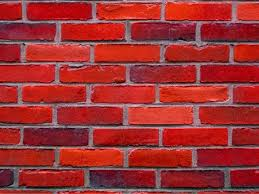
#> input picture data/bricks.jpeg, 259 x 194 px, given in place of noise.jpg, which was not available
$ jupyter execute --allow-errors 'Lab_10_0001_().ipynb'   (shell and % lines are left out)
#> lines starting #> are read from the running program, lines starting #| are printed output that depends on the picture; pictures that were not available may be replaced by others from this repository, and a replacement may not be noted
[cell 1]
import cv2
import numpy as np
import pywt
from skimage import metrics
import matplotlib.pyplot as plt

# Load noisy image
image = cv2.imread('noise.jpg', cv2.IMREAD_COLOR)
#> image is the input picture: shape (194, 259, 3); mean B, G, R 49.8, 49.3, 158.4

# 1. Median Filter Denoising
median_denoised = cv2.medianBlur(image, 5)
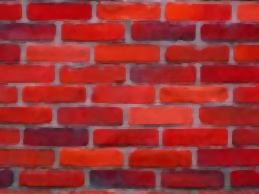
#> median_denoised: shape (194, 259, 3); mean B, G, R 47.6, 47.2, 160

# 2. Wavelet Denoising
def wavelet_denoising(img):
    coeffs = pywt.wavedec2(img.astype(np.float32), 'haar', level=2)
#> coeffs = 3 items
    coeffs_thresholded = [coeffs[0]]
    for detail_level in coeffs[1:]:
        thresholded = tuple(pywt.threshold(c, 0.1, mode='soft') for c in detail_level)
        coeffs_thresholded.append(thresholded)
#> this loop made 2 passes
#> after the loop, coeffs_thresholded = 3 items

    denoised = pywt.waverec2(coeffs_thresholded, 'haar')
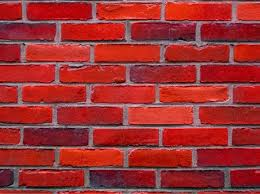
#> denoised: shape (194, 260, 4) float32; mean of channels 0, 1, 2, 3 49.8, 49.2, 158.3, 158.3; drawn as B, G, R
    denoised = np.clip(denoised, 0, 255).astype(np.uint8)
    denoised = cv2.resize(denoised, (img.shape[1], img.shape[0]))
#> denoised: shape (194, 259, 4)
    return denoised

# 3. Noise2Void placeholder
def noise2void_denoising(img):
    return img  # Replace with actual denoised output from Noise2Void model

# Denoise
wavelet_denoised = wavelet_denoising(image)
noise2void_denoised = noise2void_denoising(image)

# Convert to RGB for visualization and metrics
image_rgb = cv2.cvtColor(image, cv2.COLOR_BGR2RGB)
median_rgb = cv2.cvtColor(median_denoised, cv2.COLOR_BGR2RGB)
wavelet_rgb = cv2.cvtColor(wavelet_denoised, cv2.COLOR_BGR2RGB)
noise2void_rgb = cv2.cvtColor(noise2void_denoised, cv2.COLOR_BGR2RGB)

# Metric Calculation
def calculate_metrics(original, denoised):
    psnr = metrics.peak_signal_noise_ratio(original, denoised)
#> psnr = 22.79
    ssim = metrics.structural_similarity(original, denoised, channel_axis=-1, win_size=5)
#> ssim = 0.644
    mse = metrics.mean_squared_error(original, denoised)
#> mse = 342
    return psnr, ssim, mse

# Metrics
psnr_median, ssim_median, mse_median = calculate_metrics(image_rgb, median_rgb)
#> psnr_median = 22.79; ssim_median = 0.644; mse_median = 342
psnr_wavelet, ssim_wavelet, mse_wavelet = calculate_metrics(image_rgb, wavelet_rgb)
#> psnr_wavelet = 31.85; ssim_wavelet = 0.945; mse_wavelet = 42.5
psnr_noise2void, ssim_noise2void, mse_noise2void = calculate_metrics(image_rgb, noise2void_rgb)
#> psnr_noise2void = inf; ssim_noise2void = 1; mse_noise2void = 0

# Print metrics
print(f"Median Filter     - PSNR: {psnr_median:.2f}, SSIM: {ssim_median:.4f}, MSE: {mse_median:.2f}")
#| Median Filter     - PSNR: 22.79, SSIM: 0.6443, MSE: 342.00
print(f"Wavelet Denoising - PSNR: {psnr_wavelet:.2f}, SSIM: {ssim_wavelet:.4f}, MSE: {mse_wavelet:.2f}")
#| Wavelet Denoising - PSNR: 31.85, SSIM: 0.9450, MSE: 42.50
print(f"Noise2Void        - PSNR: {psnr_noise2void:.2f}, SSIM: {ssim_noise2void:.4f}, MSE: {mse_noise2void:.2f}")
#| Noise2Void        - PSNR: inf, SSIM: 1.0000, MSE: 0.00

[cell 2]
import matplotlib.pyplot as plt

# Display the images
titles = ['Original', 'Median Filter', 'Wavelet Denoising', 'Noise2Void']
images = [image_rgb, median_rgb, wavelet_rgb, noise2void_rgb]

plt.figure(figsize=(16, 4))
for i in range(4):
    plt.subplot(1, 4, i+1)
    plt.imshow(images[i])
    plt.title(titles[i])
    plt.axis('off')
plt.tight_layout()
plt.show()
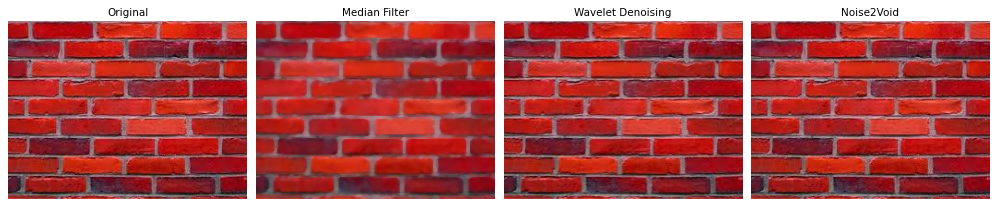
#> figure drawn by matplotlib, 4 panels

[cell 3]
# Import necessary libraries
import cv2
import os
import numpy as np
import matplotlib.pyplot as plt
from tqdm import tqdm
from google.colab import files

# Create a directory to store the extracted frames
output_dir = '/content/video_frames'
os.makedirs(output_dir, exist_ok=True)

# Upload a video file (for Google Colab)
print("Please upload a video file (preferably .mp4)")
uploaded = files.upload()
#> the answer given: bricks.jpeg
video_filename = list(uploaded.keys())[0]
print(f"Video uploaded: {video_filename}")

# Alternative: If you want to use a sample video for testing
# Uncomment this section if you don't want to upload a video
"""
# Download a sample video if needed
video_filename = "sample_video.mp4"
"""

def extract_frames(video_path, output_folder, frame_interval=1):
    """
    Extract frames from a video and save them as JPEG files

    Parameters:
    video_path (str): Path to the video file
    output_folder (str): Folder to save extracted frames
    frame_interval (int): Extract every nth frame
    """
#> called with video_path = 'bricks.jpeg', output_folder = '/content/video_frames', frame_interval = 5
    # Open the video file
    cap = cv2.VideoCapture(video_path)

    # Check if video opened successfully
    if not cap.isOpened():
        print("Error: Could not open video.")
        return

    # Get video properties
    frame_count = int(cap.get(cv2.CAP_PROP_FRAME_COUNT))
    fps = cap.get(cv2.CAP_PROP_FPS)
    duration = frame_count / fps

    print(f"Video properties:")
    print(f"- Total frames: {frame_count}")
    print(f"- FPS: {fps:.2f}")
    print(f"- Duration: {duration:.2f} seconds")

    # Initialize frame counter
    count = 0
    saved_count = 0

    # Loop through the video frames
    for _ in tqdm(range(frame_count), desc="Extracting frames"):
        # Read the next frame
        ret, frame = cap.read()

        # If frame is read correctly ret is True
        if not ret:
            break

        # Save frame if it's at the specified interval
        if count % frame_interval == 0:
            # Create the output filename
            frame_filename = f"frame_{saved_count:04d}.jpg"
            frame_path = os.path.join(output_folder, frame_filename)

            # Save the frame as JPEG file
            cv2.imwrite(frame_path, frame)
            saved_count += 1

        count += 1
#> after the loop, count = 1; saved_count = 1

    # Release the video capture object
    cap.release()

    print(f"Extracted {saved_count} frames to {output_folder}")
#| Extracted 1 frames to /content/video_frames
    return saved_count

# Extract frames from the uploaded video (every 5th frame)
num_frames = extract_frames(video_filename, output_dir, frame_interval=5)
#> num_frames = 1

# Display some of the extracted frames
def display_extracted_frames(frames_dir, num_to_display=5):
    """Display a sample of extracted frames"""
    # Get all frame files
    frame_files = sorted([f for f in os.listdir(frames_dir) if f.endswith('.jpg')])

    # Limit the number to display
    num_to_display = min(num_to_display, len(frame_files))

    if num_to_display == 0:
        print("No frames to display!")
        return

    # Select frames evenly distributed among all extracted frames
    indices = np.linspace(0, len(frame_files)-1, num_to_display, dtype=int)
    selected_frames = [frame_files[i] for i in indices]

    # Display the frames
    plt.figure(figsize=(15, 10))
    for i, frame_file in enumerate(selected_frames):
        img_path = os.path.join(frames_dir, frame_file)
        img = cv2.imread(img_path)
        img_rgb = cv2.cvtColor(img, cv2.COLOR_BGR2RGB)  # Convert BGR to RGB for display

        plt.subplot(1, num_to_display, i+1)
        plt.imshow(img_rgb)
        plt.title(f"Frame {frame_file}")
        plt.axis('off')

    plt.tight_layout()
    plt.show()

# Display a sample of the extracted frames
display_extracted_frames(output_dir, num_to_display=5)

[cell 4]
import cv2
import os
import numpy as np
import matplotlib.pyplot as plt
from tqdm import tqdm

# Create directories for processed frames
processed_dir = '/content/processed_frames'
os.makedirs(processed_dir, exist_ok=True)

# Create subdirectories for each processing technique
adaptive_thresh_dir = os.path.join(processed_dir, 'adaptive_thresh')
gaussian_smooth_dir = os.path.join(processed_dir, 'gaussian_smooth')
canny_edge_dir = os.path.join(processed_dir, 'canny_edge')
bitwise_not_dir = os.path.join(processed_dir, 'bitwise_not')

# Create directories if they don't exist
for dir_path in [adaptive_thresh_dir, gaussian_smooth_dir, canny_edge_dir, bitwise_not_dir]:
    os.makedirs(dir_path, exist_ok=True)

# Source directory with extracted frames
frames_dir = '/content/video_frames'

# Process all frames with different techniques
def process_frames(input_dir):
    """Apply different image processing techniques to all frames"""
    # Get all frame files
    frame_files = sorted([f for f in os.listdir(input_dir) if f.endswith('.jpg')])

    for frame_file in tqdm(frame_files, desc="Processing frames"):
        # Read the frame
        img_path = os.path.join(input_dir, frame_file)
        frame = cv2.imread(img_path)

        if frame is None:
            print(f"Warning: Could not read {img_path}")
            continue

        # Convert to grayscale for some operations
        gray = cv2.cvtColor(frame, cv2.COLOR_BGR2GRAY)

        # 1. Adaptive Thresholding
        adaptive_thresh = cv2.adaptiveThreshold(
            gray, 255, cv2.ADAPTIVE_THRESH_GAUSSIAN_C, cv2.THRESH_BINARY, 11, 2)
        # Convert back to BGR for video creation consistency
        adaptive_thresh_bgr = cv2.cvtColor(adaptive_thresh, cv2.COLOR_GRAY2BGR)
        cv2.imwrite(os.path.join(adaptive_thresh_dir, frame_file), adaptive_thresh_bgr)

        # 2. Gaussian Smoothing
        gaussian_blur = cv2.GaussianBlur(frame, (15, 15), 0)
        cv2.imwrite(os.path.join(gaussian_smooth_dir, frame_file), gaussian_blur)

        # 3. Canny Edge Detection
        edges = cv2.Canny(gray, 100, 200)
        # Convert back to BGR for video creation consistency
        edges_bgr = cv2.cvtColor(edges, cv2.COLOR_GRAY2BGR)
        cv2.imwrite(os.path.join(canny_edge_dir, frame_file), edges_bgr)

        # 4. Bitwise NOT
        bitwise_not = cv2.bitwise_not(frame)
        cv2.imwrite(os.path.join(bitwise_not_dir, frame_file), bitwise_not)

# Process all frames
process_frames(frames_dir)

# Display sample results from each processing technique
def display_processing_results():
    """Display sample results from each processing technique"""
    # Get a sample frame from the middle of the sequence
    frame_files = sorted([f for f in os.listdir(frames_dir) if f.endswith('.jpg')])
    if not frame_files:
        print("No frames to display!")
        return

    # Choose a frame from the middle
    sample_frame = frame_files[len(frame_files) // 2]

    # Read the original and processed frames
    original = cv2.imread(os.path.join(frames_dir, sample_frame))
    adaptive = cv2.imread(os.path.join(adaptive_thresh_dir, sample_frame))
    gaussian = cv2.imread(os.path.join(gaussian_smooth_dir, sample_frame))
    canny = cv2.imread(os.path.join(canny_edge_dir, sample_frame))
    bitwise = cv2.imread(os.path.join(bitwise_not_dir, sample_frame))

    # Convert BGR to RGB for display
    original = cv2.cvtColor(original, cv2.COLOR_BGR2RGB)
    adaptive = cv2.cvtColor(adaptive, cv2.COLOR_BGR2RGB)
    gaussian = cv2.cvtColor(gaussian, cv2.COLOR_BGR2RGB)
    canny = cv2.cvtColor(canny, cv2.COLOR_BGR2RGB)
    bitwise = cv2.cvtColor(bitwise, cv2.COLOR_BGR2RGB)

    # Display the frames
    plt.figure(figsize=(20, 10))

    plt.subplot(1, 5, 1)
    plt.imshow(original)
    plt.title("Original")
    plt.axis('off')

    plt.subplot(1, 5, 2)
    plt.imshow(adaptive)
    plt.title("Adaptive Threshold")
    plt.axis('off')

    plt.subplot(1, 5, 3)
    plt.imshow(gaussian)
    plt.title("Gaussian Blur")
    plt.axis('off')

    plt.subplot(1, 5, 4)
    plt.imshow(canny)
    plt.title("Canny Edge")
    plt.axis('off')

    plt.subplot(1, 5, 5)
    plt.imshow(bitwise)
    plt.title("Bitwise NOT")
    plt.axis('off')

    plt.tight_layout()
    plt.show()

# Display processing results
display_processing_results()

# Create videos from processed frames
def create_video_from_frames(frames_dir, output_video_path, fps=30):
    """Create a video from frames in a directory"""
    # Get all frame files
    frame_files = sorted([f for f in os.listdir(frames_dir) if f.endswith('.jpg')])

    if not frame_files:
        print(f"No frames found in {frames_dir}")
        return

    # Read the first frame to get dimensions
    first_frame = cv2.imread(os.path.join(frames_dir, frame_files[0]))
    height, width, layers = first_frame.shape

    # Define the codec and create VideoWriter object
    fourcc = cv2.VideoWriter_fourcc(*'mp4v')  # mp4 format
    out = cv2.VideoWriter(output_video_path, fourcc, fps, (width, height))

    # Add frames to the video
    for frame_file in tqdm(frame_files, desc=f"Creating {os.path.basename(output_video_path)}"):
        frame_path = os.path.join(frames_dir, frame_file)
        frame = cv2.imread(frame_path)
        if frame is not None:
            out.write(frame)

    # Release the video writer
    out.release()
    print(f"Video saved: {output_video_path}")

# Create output directory for videos
videos_dir = '/content/processed_videos'
os.makedirs(videos_dir, exist_ok=True)

# Create videos from each set of processed frames
processing_techniques = {
    'original': frames_dir,
    'adaptive_threshold': adaptive_thresh_dir,
    'gaussian_blur': gaussian_smooth_dir,
    'canny_edge': canny_edge_dir,
    'bitwise_not': bitwise_not_dir
}

#> (the rest of this cell did not finish here and is left out)

[cell 5]
from google.colab import files
files.upload()  # Upload kaggle.json
#> the answer given: girrafe.jpeg

# Setup Kaggle API

[cell 6]
import kagglehub

# Download latest version
#> (the rest of this cell did not finish here and is left out)

[cell 7]
import os

# Check the folder structure under UCF101
dataset_path = '/kaggle/input/ucf101/UCF101'
for root, dirs, files in os.walk(dataset_path):
    print("📁", root)
    for d in dirs:
        print(" ┣━", d)
    for f in files[:5]:  # Show only first 5 files to avoid overload
        print(" ┗━", f)
    break  # Only show top-level content for now

[cell 8]
import kagglehub
import os, shutil, random

# Download dataset
#> (the rest of this cell did not finish here and is left out)

[cell 9]
import cv2
import numpy as np
import matplotlib.pyplot as plt
from sklearn.preprocessing import LabelEncoder
from sklearn.model_selection import train_test_split
from tensorflow.keras.utils import to_categorical
import tensorflow as tf
from tensorflow.keras.models import Sequential
from tensorflow.keras.layers import Conv2D, MaxPooling2D, LSTM, Dense, Dropout, Flatten, TimeDistributed
from tensorflow.keras.optimizers import Adam
from sklearn.metrics import confusion_matrix, classification_report, precision_recall_fscore_support, accuracy_score
import seaborn as sns

# Define paths and parameters
DATA_DIR = './UCF101_subset'
FRAME_SIZE = (112, 112)  # Width, Height
SEQUENCE_LENGTH = 16  # Number of frames to use per video
FRAME_SKIP = 5  # Extract every 5th frame

def extract_frames(video_path, frame_size, sequence_length, frame_skip):
    """Extract frames from a video and return as a numpy array."""
#> called with video_path = './UCF101_subset/bricks.jpeg/bricks.jpeg', frame_size = (112, 112), sequence_length = 16, frame_skip = 5
    frames = []
    cap = cv2.VideoCapture(video_path)

    frame_count = 0
    success = True

    while success:
        success, frame = cap.read()
        if not success:
            break

        if frame_count % frame_skip == 0:
            # Convert from BGR to RGB
            frame = cv2.cvtColor(frame, cv2.COLOR_BGR2RGB)
            # Resize frame
            frame = cv2.resize(frame, frame_size)
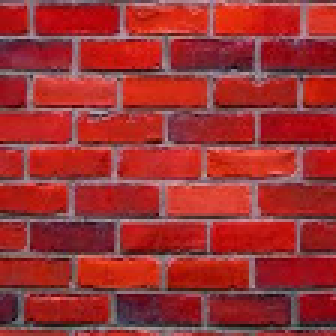
#> frame: shape (112, 112, 3) (shown 3 times larger); mean R, G, B 158.2, 49.1, 49.7
            frames.append(frame)

            if len(frames) == sequence_length:
                break

        frame_count += 1

    cap.release()

    # If we don't have enough frames, pad with zeros
    if len(frames) < sequence_length:
        frames.extend([np.zeros((frame_size[1], frame_size[0], 3), dtype=np.uint8)] * (sequence_length - len(frames)))

    # Convert to numpy array and normalize
    frames = np.array(frames).astype(np.float32) / 255.0

    return frames

# Load and preprocess the dataset
X = []  # Will contain frame sequences
y = []  # Will contain class labels
class_names = []

import os
for class_name in os.listdir(DATA_DIR):
    class_dir = os.path.join(DATA_DIR, class_name)
    class_names.append(class_name)

    for video_file in os.listdir(class_dir):
        video_path = os.path.join(class_dir, video_file)
        print(f"Processing {video_path}")

        # Extract frames from the video
        frames = extract_frames(video_path, FRAME_SIZE, SEQUENCE_LENGTH, FRAME_SKIP)

        X.append(frames)
        y.append(class_name)

# Convert lists to numpy arrays
X = np.array(X)
y = np.array(y)

print(f"X shape: {X.shape}")
print(f"y shape: {y.shape}")

# Encode class labels
label_encoder = LabelEncoder()
y_encoded = label_encoder.fit_transform(y)
y_categorical = to_categorical(y_encoded)

print(f"Classes: {label_encoder.classes_}")

# Split into training and testing sets (80/20)
X_train, X_test, y_train, y_test = train_test_split(
    X, y_categorical, test_size=0.2, random_state=42, stratify=y_encoded)

print(f"Training set: {X_train.shape}, {y_train.shape}")
print(f"Testing set: {X_test.shape}, {y_test.shape}")
